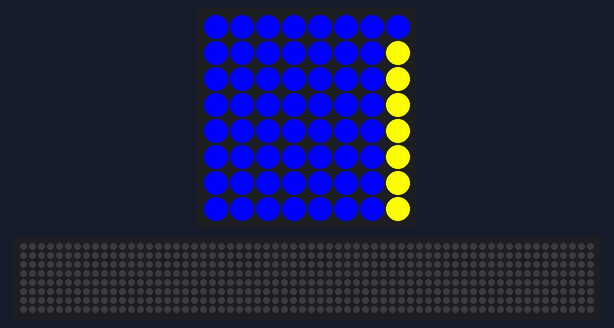
The program below on a simulated Raspberry Pi (BCM pin numbers) with a Sense HAT. On the bench: the Sense HAT's 8×8 RGB LED matrix, a strip that is not on the board, showing the scrolling text unrolled. The 64×8 strip is a reading aid, not a part: it shows the text the matrix is scrolling, unrolled, one strip-width of it at a time. At 3.2 s the program stops and its outputs stay as they are.

Above: at 0.08 s.
At 0.48 s:
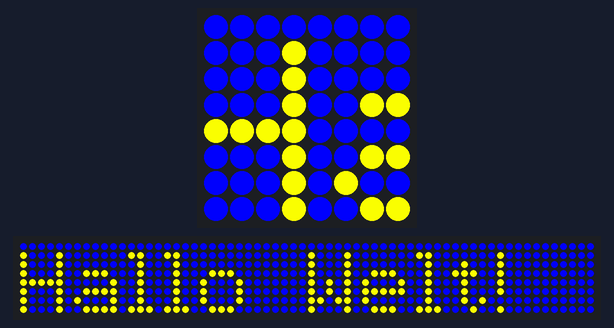
At 0.89 s:
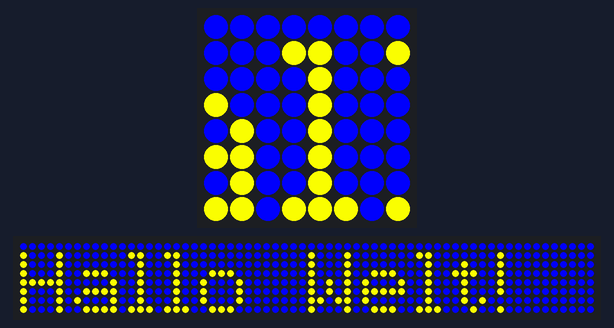
At 1.7 s:
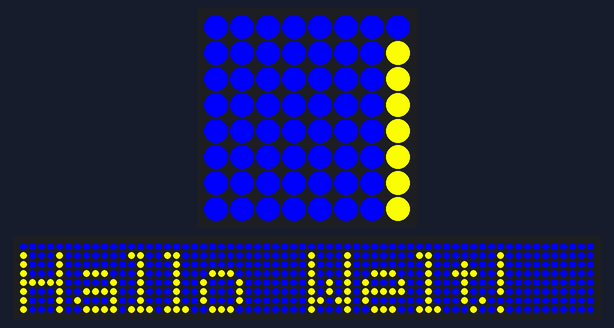
At 2.51 s:
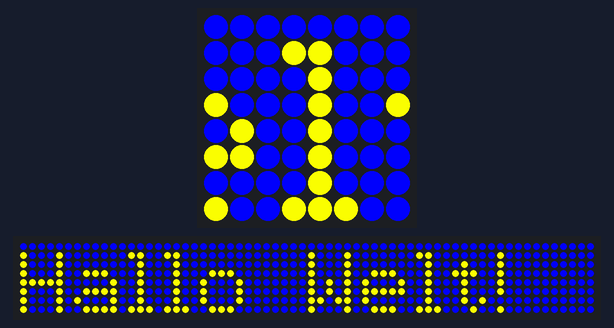
At 3.3 s:
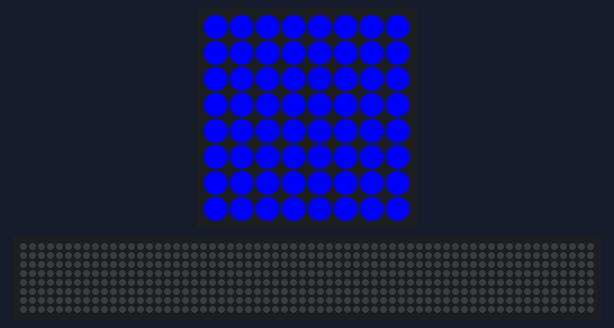

The program:

Hallo_Sense_HAT.py
```python
from sense_hat import SenseHat
sense = SenseHat()

yellow = (255, 255, 0)
blue = (0, 0, 255)

sense.show_message("Hallo Welt!", text_colour=(yellow),
                   back_colour=(blue), scroll_speed=(0.05))
```
